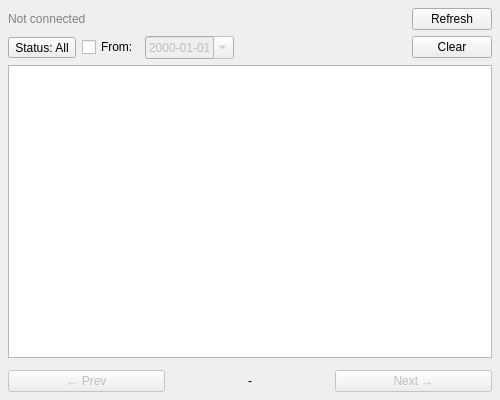
<?xml version="1.0" encoding="UTF-8"?>
<ui version="4.0">
 <class>DownloadsTab</class>
 <widget class="QWidget" name="DownloadsTab">
  <property name="geometry">
   <rect>
    <x>0</x>
    <y>0</y>
    <width>500</width>
    <height>400</height>
   </rect>
  </property>
  <layout class="QVBoxLayout" name="verticalLayout">
   <property name="leftMargin"><number>8</number></property>
   <property name="topMargin"><number>8</number></property>
   <property name="rightMargin"><number>8</number></property>
   <property name="bottomMargin"><number>8</number></property>
   <item>
    <layout class="QHBoxLayout" name="topLayout">
     <item>
      <widget class="QLabel" name="status_label">
       <property name="text"><string>Not connected</string></property>
       <property name="styleSheet"><string>color: grey;</string></property>
      </widget>
     </item>
     <item>
      <spacer name="topSpacer">
       <property name="orientation"><enum>Qt::Horizontal</enum></property>
       <property name="sizeHint" stdset="0">
        <size><width>40</width><height>20</height></size>
       </property>
      </spacer>
     </item>
     <item>
      <widget class="QPushButton" name="refresh_btn">
       <property name="text"><string>Refresh</string></property>
      </widget>
     </item>
    </layout>
   </item>
   <item>
    <layout class="QHBoxLayout" name="filterLayout">
     <item>
      <widget class="QToolButton" name="status_btn">
       <property name="text"><string>Status: All</string></property>
       <property name="popupMode"><enum>QToolButton::InstantPopup</enum></property>
       <property name="toolButtonStyle"><enum>Qt::ToolButtonTextOnly</enum></property>
      </widget>
     </item>
     <item>
      <widget class="QCheckBox" name="from_check">
       <property name="text"><string>From:</string></property>
      </widget>
     </item>
     <item>
      <widget class="QDateEdit" name="from_date">
       <property name="enabled"><bool>false</bool></property>
       <property name="calendarPopup"><bool>true</bool></property>
       <property name="displayFormat"><string>yyyy-MM-dd</string></property>
      </widget>
     </item>
     <item>
      <spacer name="filterSpacer">
       <property name="orientation"><enum>Qt::Horizontal</enum></property>
       <property name="sizeHint" stdset="0">
        <size><width>10</width><height>20</height></size>
       </property>
      </spacer>
     </item>
     <item>
      <widget class="QPushButton" name="clear_filter_btn">
       <property name="text"><string>Clear</string></property>
       <property name="toolTip"><string>Clear all filters</string></property>
      </widget>
     </item>
    </layout>
   </item>
   <item>
    <widget class="QListWidget" name="list_widget">
     <property name="selectionMode">
      <enum>QAbstractItemView::NoSelection</enum>
     </property>
     <property name="verticalScrollMode">
      <enum>QAbstractItemView::ScrollPerPixel</enum>
     </property>
     <property name="uniformItemSizes">
      <bool>false</bool>
     </property>
     <property name="styleSheet">
      <string>QListWidget::item { border-bottom: 1px solid palette(mid); }</string>
     </property>
    </widget>
   </item>
   <item>
    <widget class="QFrame" name="separator_bottom">
     <property name="maximumSize"><size><width>16777215</width><height>1</height></size></property>
     <property name="styleSheet"><string>background-color: palette(mid);</string></property>
     <property name="frameShape"><enum>QFrame::NoFrame</enum></property>
    </widget>
   </item>
   <item>
    <layout class="QHBoxLayout" name="paginationLayout">
     <item>
      <widget class="QPushButton" name="prev_btn">
       <property name="text"><string>← Prev</string></property>
       <property name="enabled"><bool>false</bool></property>
      </widget>
     </item>
     <item>
      <widget class="QLabel" name="page_label">
       <property name="text"><string>-</string></property>
       <property name="alignment"><set>Qt::AlignCenter</set></property>
      </widget>
     </item>
     <item>
      <widget class="QPushButton" name="next_btn">
       <property name="text"><string>Next →</string></property>
       <property name="enabled"><bool>false</bool></property>
      </widget>
     </item>
    </layout>
   </item>
  </layout>
 </widget>
 <resources/>
 <connections/>
</ui>
